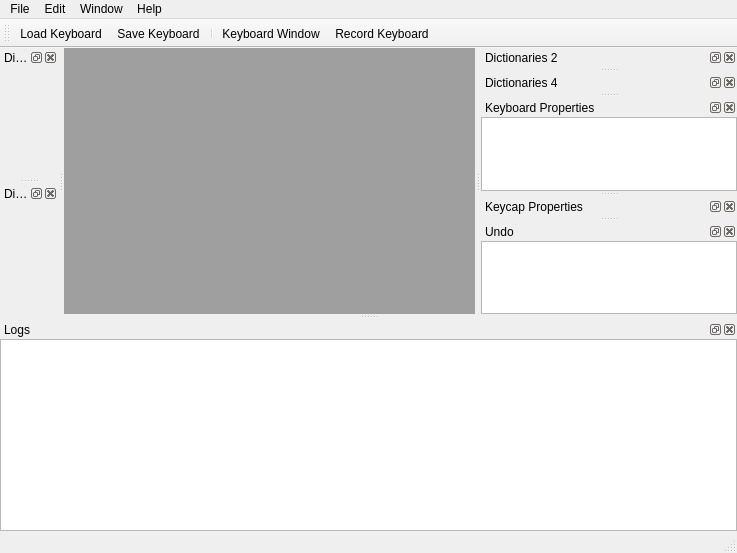
<?xml version="1.0" encoding="UTF-8"?>
<ui version="4.0">
 <class>MainWindow</class>
 <widget class="QMainWindow" name="MainWindow">
  <property name="geometry">
   <rect>
    <x>0</x>
    <y>0</y>
    <width>737</width>
    <height>553</height>
   </rect>
  </property>
  <property name="windowTitle">
   <string>Programmer Steno Tutor</string>
  </property>
  <property name="windowIcon">
   <iconset resource="../Resources/ProgrammerStenoTutor.qrc">
    <normaloff>:/Icons/ProgrammerStenoTutor.png</normaloff>:/Icons/ProgrammerStenoTutor.png</iconset>
  </property>
  <widget class="QWidget" name="centralWidget">
   <layout class="QGridLayout" name="gridLayout_6">
    <property name="leftMargin">
     <number>0</number>
    </property>
    <property name="topMargin">
     <number>0</number>
    </property>
    <property name="rightMargin">
     <number>0</number>
    </property>
    <property name="bottomMargin">
     <number>0</number>
    </property>
    <item row="0" column="0">
     <widget class="QMdiArea" name="mdiArea"/>
    </item>
   </layout>
  </widget>
  <widget class="QMenuBar" name="menuBar">
   <property name="geometry">
    <rect>
     <x>0</x>
     <y>0</y>
     <width>737</width>
     <height>22</height>
    </rect>
   </property>
   <widget class="QMenu" name="menuFile">
    <property name="title">
     <string>File</string>
    </property>
    <widget class="QMenu" name="menuDictionaries">
     <property name="title">
      <string>Dictionaries</string>
     </property>
     <property name="icon">
      <iconset resource="../Resources/ProgrammerStenoTutor.qrc">
       <normaloff>:/Icons/book-open.png</normaloff>:/Icons/book-open.png</iconset>
     </property>
     <addaction name="actionLoad_Dictionaries"/>
     <addaction name="actionSave_Dictionaries_as"/>
     <addaction name="separator"/>
     <addaction name="actionImport_Dictionaries"/>
     <addaction name="separator"/>
     <addaction name="actionWrite_Markdown_Files_To"/>
     <addaction name="actionWrite_Markdown_Files"/>
    </widget>
    <widget class="QMenu" name="menuKeyboard">
     <property name="title">
      <string>Keyboard</string>
     </property>
     <property name="icon">
      <iconset resource="../Resources/ProgrammerStenoTutor.qrc">
       <normaloff>:/Icons/keyboard-full.png</normaloff>:/Icons/keyboard-full.png</iconset>
     </property>
     <addaction name="actionLoad_Keyboard"/>
     <addaction name="actionSave_Keyboard_as"/>
     <addaction name="actionSave_Keyboard"/>
     <addaction name="separator"/>
     <addaction name="actionImport_Default_Keyboard_Svg"/>
     <addaction name="actionImport_Keyboard_Svg"/>
    </widget>
    <addaction name="separator"/>
    <addaction name="menuKeyboard"/>
    <addaction name="separator"/>
    <addaction name="menuDictionaries"/>
    <addaction name="separator"/>
    <addaction name="actionQuit"/>
   </widget>
   <widget class="QMenu" name="menuWindow">
    <property name="title">
     <string>Window</string>
    </property>
    <addaction name="actionKeyboard_Window"/>
   </widget>
   <widget class="QMenu" name="menuHelp">
    <property name="title">
     <string>Help</string>
    </property>
    <addaction name="actionAbout"/>
   </widget>
   <widget class="QMenu" name="menuEdit">
    <property name="title">
     <string>Edit</string>
    </property>
   </widget>
   <addaction name="menuFile"/>
   <addaction name="menuEdit"/>
   <addaction name="menuWindow"/>
   <addaction name="menuHelp"/>
  </widget>
  <widget class="QStatusBar" name="statusBar"/>
  <widget class="QDockWidget" name="dockWidgetDictionaries1">
   <property name="windowTitle">
    <string>Dictionaries 1</string>
   </property>
   <attribute name="dockWidgetArea">
    <number>1</number>
   </attribute>
   <widget class="QWidget" name="dockWidgetContents_2">
    <layout class="QGridLayout" name="gridLayout_2">
     <property name="leftMargin">
      <number>0</number>
     </property>
     <property name="topMargin">
      <number>0</number>
     </property>
     <property name="rightMargin">
      <number>0</number>
     </property>
     <property name="bottomMargin">
      <number>0</number>
     </property>
     <item row="0" column="0">
      <widget class="DictionariesWidget" name="widgetDictionaries1" native="true"/>
     </item>
    </layout>
   </widget>
  </widget>
  <widget class="QDockWidget" name="dockWidgetDictionaries2">
   <property name="windowTitle">
    <string>Dictionaries 2</string>
   </property>
   <attribute name="dockWidgetArea">
    <number>2</number>
   </attribute>
   <widget class="QWidget" name="dockWidgetContents_3">
    <layout class="QGridLayout" name="gridLayout_3">
     <property name="leftMargin">
      <number>0</number>
     </property>
     <property name="topMargin">
      <number>0</number>
     </property>
     <property name="rightMargin">
      <number>0</number>
     </property>
     <property name="bottomMargin">
      <number>0</number>
     </property>
     <item row="0" column="0">
      <widget class="DictionariesWidget" name="widgetDictionaries2" native="true"/>
     </item>
    </layout>
   </widget>
  </widget>
  <widget class="QDockWidget" name="dockWidgetDictionaries3">
   <property name="windowTitle">
    <string>Dictionaries 3</string>
   </property>
   <attribute name="dockWidgetArea">
    <number>1</number>
   </attribute>
   <widget class="QWidget" name="dockWidgetContents_4">
    <layout class="QGridLayout" name="gridLayout_4">
     <property name="leftMargin">
      <number>0</number>
     </property>
     <property name="topMargin">
      <number>0</number>
     </property>
     <property name="rightMargin">
      <number>0</number>
     </property>
     <property name="bottomMargin">
      <number>0</number>
     </property>
     <item row="0" column="0">
      <widget class="DictionariesWidget" name="widgetDictionaries3" native="true"/>
     </item>
    </layout>
   </widget>
  </widget>
  <widget class="QDockWidget" name="dockWidgetLogs">
   <property name="windowTitle">
    <string>Logs</string>
   </property>
   <attribute name="dockWidgetArea">
    <number>8</number>
   </attribute>
   <widget class="QWidget" name="dockWidgetContents">
    <layout class="QGridLayout" name="gridLayout">
     <property name="leftMargin">
      <number>0</number>
     </property>
     <property name="topMargin">
      <number>0</number>
     </property>
     <property name="rightMargin">
      <number>0</number>
     </property>
     <property name="bottomMargin">
      <number>0</number>
     </property>
     <item row="0" column="0">
      <widget class="QTextEdit" name="textEditLogs">
       <property name="readOnly">
        <bool>true</bool>
       </property>
      </widget>
     </item>
    </layout>
   </widget>
  </widget>
  <widget class="QDockWidget" name="dockWidgetDictionaries4">
   <property name="windowTitle">
    <string>Dictionaries 4</string>
   </property>
   <attribute name="dockWidgetArea">
    <number>2</number>
   </attribute>
   <widget class="QWidget" name="dockWidgetContents_5">
    <layout class="QGridLayout" name="gridLayout_5">
     <property name="leftMargin">
      <number>0</number>
     </property>
     <property name="topMargin">
      <number>0</number>
     </property>
     <property name="rightMargin">
      <number>0</number>
     </property>
     <property name="bottomMargin">
      <number>0</number>
     </property>
     <item row="0" column="0">
      <widget class="DictionariesWidget" name="widgetDictionaries4" native="true"/>
     </item>
    </layout>
   </widget>
  </widget>
  <widget class="QDockWidget" name="dockWidgetKeyboardProperties">
   <property name="windowTitle">
    <string>Keyboard Properties</string>
   </property>
   <attribute name="dockWidgetArea">
    <number>2</number>
   </attribute>
   <widget class="QWidget" name="dockWidgetContents_6">
    <layout class="QGridLayout" name="gridLayout_7">
     <property name="leftMargin">
      <number>0</number>
     </property>
     <property name="topMargin">
      <number>0</number>
     </property>
     <property name="rightMargin">
      <number>0</number>
     </property>
     <property name="bottomMargin">
      <number>0</number>
     </property>
     <item row="0" column="0">
      <widget class="KeyboardTreeView" name="treeViewKeyboardProperties"/>
     </item>
    </layout>
   </widget>
  </widget>
  <widget class="QDockWidget" name="dockWidgetKeycapProperties">
   <property name="windowTitle">
    <string>Keycap Properties</string>
   </property>
   <attribute name="dockWidgetArea">
    <number>2</number>
   </attribute>
   <widget class="QWidget" name="dockWidgetContents_7">
    <layout class="QGridLayout" name="gridLayout_8">
     <property name="leftMargin">
      <number>0</number>
     </property>
     <property name="topMargin">
      <number>0</number>
     </property>
     <property name="rightMargin">
      <number>0</number>
     </property>
     <property name="bottomMargin">
      <number>0</number>
     </property>
     <item row="0" column="0">
      <widget class="KeycapWidget" name="widgetKeycapProperties" native="true"/>
     </item>
    </layout>
   </widget>
  </widget>
  <widget class="QDockWidget" name="dockWidgetUndo">
   <property name="windowTitle">
    <string>Undo</string>
   </property>
   <attribute name="dockWidgetArea">
    <number>2</number>
   </attribute>
   <widget class="QWidget" name="dockWidgetContents_8">
    <layout class="QGridLayout" name="gridLayout_9">
     <property name="leftMargin">
      <number>0</number>
     </property>
     <property name="topMargin">
      <number>0</number>
     </property>
     <property name="rightMargin">
      <number>0</number>
     </property>
     <property name="bottomMargin">
      <number>0</number>
     </property>
     <item row="0" column="0">
      <widget class="QUndoView" name="listViewUndo"/>
     </item>
    </layout>
   </widget>
  </widget>
  <widget class="QToolBar" name="toolBar">
   <property name="windowTitle">
    <string>toolBar</string>
   </property>
   <property name="iconSize">
    <size>
     <width>16</width>
     <height>16</height>
    </size>
   </property>
   <attribute name="toolBarArea">
    <enum>TopToolBarArea</enum>
   </attribute>
   <attribute name="toolBarBreak">
    <bool>false</bool>
   </attribute>
   <addaction name="actionLoad_Keyboard"/>
   <addaction name="actionSave_Keyboard"/>
   <addaction name="separator"/>
   <addaction name="actionKeyboard_Window"/>
   <addaction name="actionRecord_Keyboard"/>
  </widget>
  <action name="actionQuit">
   <property name="icon">
    <iconset resource="../Resources/ProgrammerStenoTutor.qrc">
     <normaloff>:/Icons/door-open-out.png</normaloff>:/Icons/door-open-out.png</iconset>
   </property>
   <property name="text">
    <string>Quit</string>
   </property>
  </action>
  <action name="actionImport_Dictionaries">
   <property name="icon">
    <iconset resource="../Resources/ProgrammerStenoTutor.qrc">
     <normaloff>:/Icons/book-open-next.png</normaloff>:/Icons/book-open-next.png</iconset>
   </property>
   <property name="text">
    <string>Import Dictionaries...</string>
   </property>
  </action>
  <action name="actionReload_Dictionaries">
   <property name="icon">
    <iconset resource="../Resources/ProgrammerStenoTutor.qrc">
     <normaloff>:/Icons/book-open-next.png</normaloff>:/Icons/book-open-next.png</iconset>
   </property>
   <property name="text">
    <string>Reload Dictionaries</string>
   </property>
   <property name="shortcut">
    <string>F5</string>
   </property>
  </action>
  <action name="actionWrite_Markdown_Files_To">
   <property name="icon">
    <iconset resource="../Resources/ProgrammerStenoTutor.qrc">
     <normaloff>:/Icons/disk--pencil.png</normaloff>:/Icons/disk--pencil.png</iconset>
   </property>
   <property name="text">
    <string>Write Markdown Files To...</string>
   </property>
  </action>
  <action name="actionWrite_Markdown_Files">
   <property name="icon">
    <iconset resource="../Resources/ProgrammerStenoTutor.qrc">
     <normaloff>:/Icons/disk.png</normaloff>:/Icons/disk.png</iconset>
   </property>
   <property name="text">
    <string>Write Markdown Files</string>
   </property>
   <property name="shortcut">
    <string>F6</string>
   </property>
  </action>
  <action name="actionKeyboard_Window">
   <property name="icon">
    <iconset resource="../Resources/ProgrammerStenoTutor.qrc">
     <normaloff>:/Icons/keyboard-full.png</normaloff>:/Icons/keyboard-full.png</iconset>
   </property>
   <property name="text">
    <string>Keyboard Window</string>
   </property>
  </action>
  <action name="actionAbout">
   <property name="icon">
    <iconset resource="../Resources/ProgrammerStenoTutor.qrc">
     <normaloff>:/Icons/question.png</normaloff>:/Icons/question.png</iconset>
   </property>
   <property name="text">
    <string>About</string>
   </property>
  </action>
  <action name="actionImport_Keyboard_Svg">
   <property name="icon">
    <iconset resource="../Resources/ProgrammerStenoTutor.qrc">
     <normaloff>:/Icons/keyboard-full.png</normaloff>:/Icons/keyboard-full.png</iconset>
   </property>
   <property name="text">
    <string>Import Keyboard Svg...</string>
   </property>
  </action>
  <action name="actionImport_Default_Keyboard_Svg">
   <property name="icon">
    <iconset resource="../Resources/ProgrammerStenoTutor.qrc">
     <normaloff>:/Icons/keyboard-full.png</normaloff>:/Icons/keyboard-full.png</iconset>
   </property>
   <property name="text">
    <string>Import Default Keyboard Svg</string>
   </property>
  </action>
  <action name="actionRecord_Keyboard">
   <property name="checkable">
    <bool>true</bool>
   </property>
   <property name="icon">
    <iconset resource="../Resources/ProgrammerStenoTutor.qrc">
     <normaloff>:/Icons/control-record.png</normaloff>:/Icons/control-record.png</iconset>
   </property>
   <property name="text">
    <string>Record Keyboard</string>
   </property>
   <property name="toolTip">
    <string>Record keyboard inputs</string>
   </property>
  </action>
  <action name="actionLoad_Keyboard">
   <property name="icon">
    <iconset resource="../Resources/ProgrammerStenoTutor.qrc">
     <normaloff>:/Icons/folder-open-document.png</normaloff>:/Icons/folder-open-document.png</iconset>
   </property>
   <property name="text">
    <string>Load Keyboard...</string>
   </property>
  </action>
  <action name="actionSave_Keyboard_as">
   <property name="icon">
    <iconset resource="../Resources/ProgrammerStenoTutor.qrc">
     <normaloff>:/Icons/disk--pencil.png</normaloff>:/Icons/disk--pencil.png</iconset>
   </property>
   <property name="text">
    <string>Save Keyboard as...</string>
   </property>
  </action>
  <action name="actionSave_Keyboard">
   <property name="icon">
    <iconset resource="../Resources/ProgrammerStenoTutor.qrc">
     <normaloff>:/Icons/disk.png</normaloff>:/Icons/disk.png</iconset>
   </property>
   <property name="text">
    <string>Save Keyboard</string>
   </property>
   <property name="shortcut">
    <string>Ctrl+S</string>
   </property>
  </action>
  <action name="actionLoad_Dictionaries">
   <property name="icon">
    <iconset resource="../Resources/ProgrammerStenoTutor.qrc">
     <normaloff>:/Icons/folder-open-document.png</normaloff>:/Icons/folder-open-document.png</iconset>
   </property>
   <property name="text">
    <string>Load Dictionaries...</string>
   </property>
  </action>
  <action name="actionSave_Dictionaries_as">
   <property name="icon">
    <iconset resource="../Resources/ProgrammerStenoTutor.qrc">
     <normaloff>:/Icons/disk--pencil.png</normaloff>:/Icons/disk--pencil.png</iconset>
   </property>
   <property name="text">
    <string>Save Dictionaries as...</string>
   </property>
  </action>
 </widget>
 <layoutdefault spacing="6" margin="11"/>
 <customwidgets>
  <customwidget>
   <class>DictionariesWidget</class>
   <extends>QWidget</extends>
   <header>DictionariesWidget.h</header>
   <container>1</container>
  </customwidget>
  <customwidget>
   <class>KeyboardTreeView</class>
   <extends>QTreeView</extends>
   <header>KeyboardTreeView.h</header>
  </customwidget>
  <customwidget>
   <class>KeycapWidget</class>
   <extends>QWidget</extends>
   <header>KeycapWidget.h</header>
   <container>1</container>
  </customwidget>
  <customwidget>
   <class>QUndoView</class>
   <extends>QListView</extends>
   <header location="global">QtWidgets/QUndoView</header>
  </customwidget>
 </customwidgets>
 <resources>
  <include location="../Resources/ProgrammerStenoTutor.qrc"/>
 </resources>
 <connections/>
</ui>
